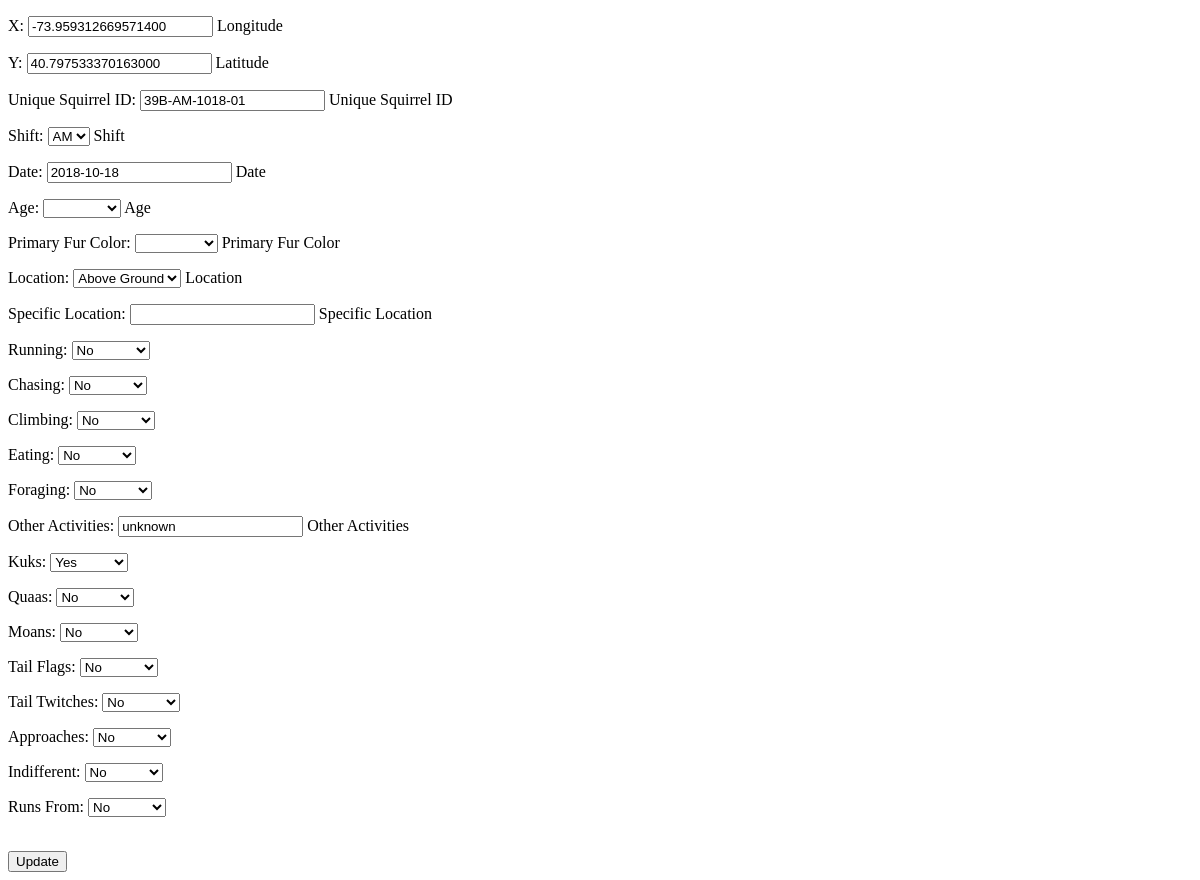
Before: /sightings/39B-AM-1018-01 with the older database file.
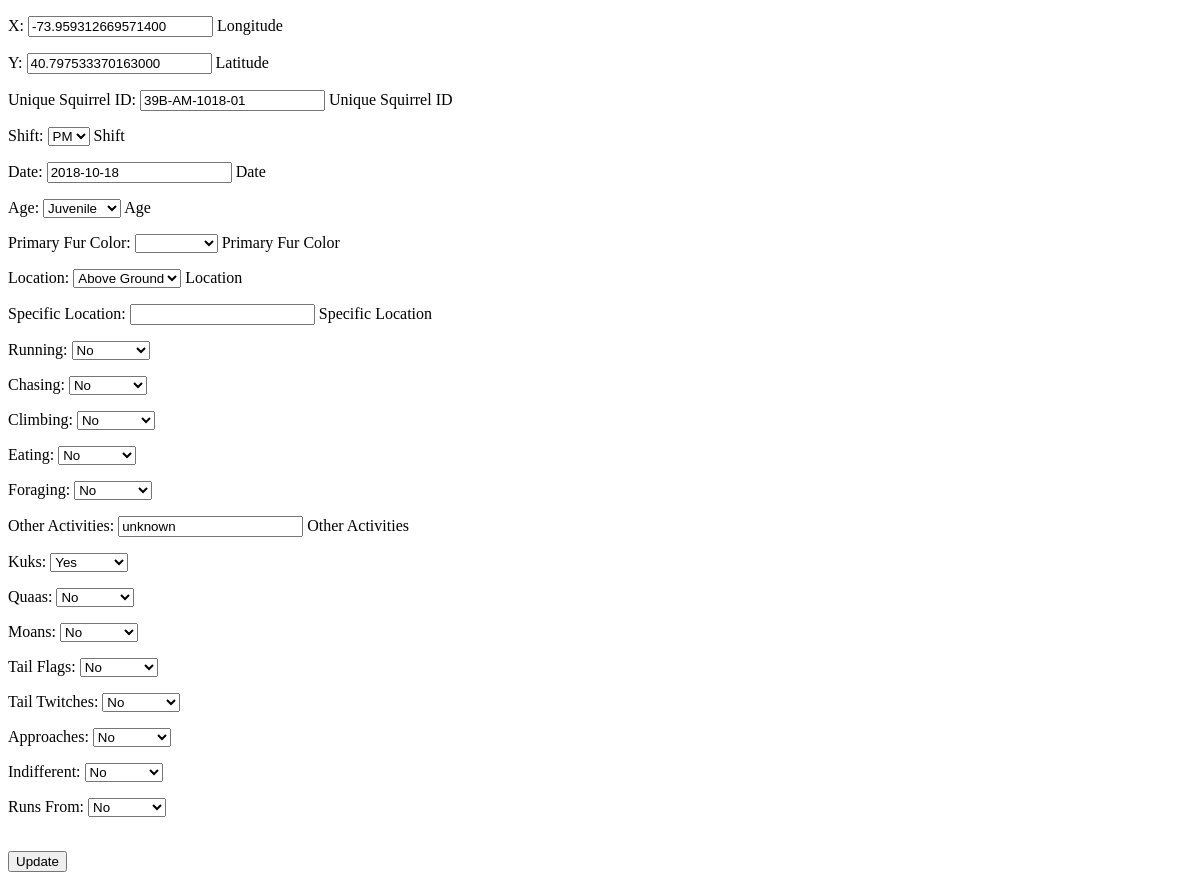
After: the same page with the newer database file.
### sightings/models.py (models this page shows, shortened)
class Squirrel(models.Model):
    X = models.DecimalField(
            max_digits=20,
            decimal_places=15,
            help_text=_('Longitude'),
            null = True,)
    Y = models.DecimalField(
            max_digits=20,
            decimal_places=15,
            help_text=_('Latitude'),
            null=True,)
    Unique_Squirrel_ID = models.CharField(
            help_text=_('Unique Squirrel ID'),
            max_length=15,
            primary_key=True,)
    AM = 'AM'
    PM = 'PM'
    Shift = models.CharField(
            help_text = _('Shift'),
            choices = ((AM,'AM'),
                      (PM,'PM'),),
            default =AM,
            max_length = 2,
            null = True,)
    Date = models.DateField(
            help_text=_('Date'),
            null = True,)
    ADULT = 'Adult'
    JUVENILE = 'Juvenile'
    UNKNOWN = 'Unknown'
    BLANK = ''
    Age = models.CharField(
            help_text=_('Age'),
            choices = (
            (ADULT, 'Adult'),
            (JUVENILE, 'Juvenile'),
            (UNKNOWN, 'Unknown'),
            (BLANK, ''),),
            default = BLANK,
            max_length=12,
            null=True,
            blank=True,
            )
    GRAY = 'Gray'
    BLACK = 'Black'
    CINNAMON = 'Cinnamon'
    BLANK = ''
    Primary_Fur_Color = models.CharField(
            help_text=_('Primary Fur Color'),
            choices = (
                (GRAY, 'Gray'),
                (BLACK, 'Black'),
                (CINNAMON, 'Cinnamon'),
                (BLANK, ''),
                ),
            default = BLANK,
            max_length = 10,
            blank=True,  )
    Above_Ground = 'Above Ground'
    Ground_Plane = 'Ground Plane'
    BLANK = ''
    Location = models.CharField(
            help_text=_('Location'),
            choices = (
                        (Above_Ground, 'Above Ground'),
                        (Ground_Plane, 'Ground Plane'),
                        (BLANK, ''),
                       ),
            default = BLANK,
            max_length = 20,
            null = True,
            blank = True,)
    Specific_Location = models.CharField(
            help_text=_('Specific Location'),
            max_length = 100,
            null = True,
            blank = True,)
    Running=models.BooleanField(null=True)
    Chasing=models.BooleanField(null=True)
    Climbing=models.BooleanField(null=True)
    Eating=models.BooleanField(null=True)
    Foraging=models.BooleanField(null=True)
    Other_Activities = models.CharField(
            help_text=_('Other Activities'),
            max_length=200,
            null=True,
            blank=True,
            )
    Kuks=models.BooleanField(null=True)
    Quaas=models.BooleanField(null=True)
    Moans=models.BooleanField(null=True)
    Tail_Flags=models.BooleanField(null=True)
    Tail_Twitches=models.BooleanField(null=True)
    Approaches=models.BooleanField(null=True)
    Indifferent=models.BooleanField(null=True)
    Runs_From=models.BooleanField(null=True)

### sightings/views.py (the view)
# urls.py: path('<str:Unique_Squirrel_ID>', views.edit_squirrel),
def edit_squirrel(request, Unique_Squirrel_ID):
    squirrel = Squirrel.objects.get(Unique_Squirrel_ID=Unique_Squirrel_ID)
    if request.method == 'POST':
        form = SForm(request.POST, instance= squirrel)
        if form.is_valid():
            form.save()
            return redirect('/sightings/')
    else:
        form = SForm(instance = squirrel)
    context = {
            'form':form,
            }
    return render(request,'sightings/edit.html',context)

### sightings/forms.py
class SForm(ModelForm):
    class Meta:
        model = Squirrel
        fields = '__all__'

### sightings/templates/sightings/edit.html (shortened to what this page needs)
<!doctype html>
<html>
	<body>
		<form method="POST">
			{{ form.as_p }}
			<br>
			<input type="submit" name="Submit" value="Update">
		</form>
	</body>
</html>

Changed rows visible on the page:
changed Squirrel "39B-AM-1018-01": Shift "AM" → "PM"; Age (not shown) → "Juvenile"
